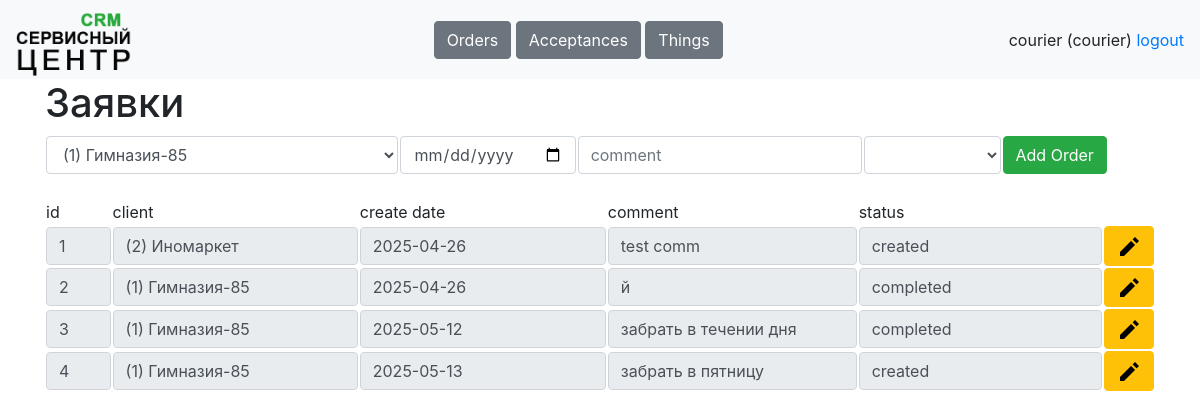
The app's page /tables/orders (signed in) with its own data.
### data/tables.py (models this page shows, shortened)
class Worker(db_session.SqlAlchemyBase, SerializerMixin, UserMixin):
    __tablename__ = 'workers'
    id = Column(sqlalchemy.Integer, primary_key=True, autoincrement=True)
    username = Column(sqlalchemy.String, nullable=True)
    name = Column(sqlalchemy.String, nullable=True)
    password = Column(sqlalchemy.String, nullable=True)
    role = Column(sqlalchemy.String, nullable=True)
    phone = Column(sqlalchemy.String, nullable=True)
    comment = Column(sqlalchemy.String, nullable=True)
    works = orm.relationship('Work', back_populates='worker')
    acceptances = orm.relationship('Acceptance', back_populates='worker')

class Order(db_session.SqlAlchemyBase, SerializerMixin):
    __tablename__ = 'orders'
    id = Column(sqlalchemy.Integer, primary_key=True, autoincrement=True)
    client_id = Column(sqlalchemy.Integer, sqlalchemy.ForeignKey('clients.id'))
    create_date = Column(sqlalchemy.Date, default=dt.date.today())
    comment = Column(sqlalchemy.String, nullable=True, default='')
    status = Column(sqlalchemy.String, nullable=True, default='created')
    client = orm.relationship('Client')
    acceptances = orm.relationship('Acceptance', back_populates='order')

class Client(db_session.SqlAlchemyBase, SerializerMixin):
    __tablename__ = 'clients'
    id = Column(sqlalchemy.Integer, primary_key=True, autoincrement=True)
    name = Column(sqlalchemy.String, nullable=True, default='')
    address = Column(sqlalchemy.String, nullable=True, default='')
    phone = Column(sqlalchemy.String, nullable=True, default='')
    comment = Column(sqlalchemy.String, nullable=True, default='')
    orders = orm.relationship('Order', back_populates='client')
    things = orm.relationship('Thing', back_populates='client')

### main.py (the view)
@app.route('/tables/<table>', methods=['POST', 'GET'])
@stuff.login_and_role_required(current_user, '/tables/')
def tables(table):
    if request.method == 'GET':
        return render_template(f'{table}.html', sort='id', reverse=0, user=current_user)
    elif request.method == 'POST':
        stuff.update_entry(table, request.form)
        return redirect(f'/tables/{table}')

### main.py (called while the page is built)
@login_manager.user_loader
def load_user(worker_id):
    worker = stuff.db_sess.get(Worker, worker_id)
    return worker

### stuff.py (called while the page is built)
def is_role_acceptable(role, page):
    return True

def login_and_role_required(current_user, page):
    def wrapper(f):
        @wraps(f)
        def decorated_function(*args, **kwargs):
            if current_user.is_authenticated:
                if is_role_acceptable(current_user.role, page):
                    return f(*args, **kwargs)
                return redirect('/dashboard')
            resp = redirect('/login')
            return resp
        return decorated_function
    return wrapper

def get_table(table, sort='id', reverse=0):
    if table == 'clients':
        return db_sess.query(Client)
    elif table == 'orders':
        return db_sess.query(Order)
    elif table == 'acceptances':
        return db_sess.query(Acceptance)
    elif table == 'things':
        return db_sess.query(Thing)
    elif table == 'works':
        return db_sess.query(Work)
    elif table == 'workers':
        return db_sess.query(Worker)

### templates/orders.html (shortened to what this page needs)
{% extends "base.html"%}
{% block content %}
<h1>Заявки</h1>
<form method="post">
    <table>
        <tr>
            <td><select class="form-control" name="client">
                {% for client in get_table('clients', sort=sort, reverse=reverse) %}
                <option value="{{client.id}}">({{client.id}}) {{client.name}}</option>
                {% endfor %}
            </select></td>
            <td><input class="form-control" type="date" name="date"></td>
            <td><input class="form-control" placeholder="comment" name="comment"></td>
            <td><select class="form-control" name="status">
                <option></option>
                <option value="created">создана</option>
            </select></td>
            <td width="10%"><button type="submit" class="btn btn-success">Add Order</button></td>
        </tr>
    </table>
</form><br>
<table>
    <tr>
        <td width="6%">id</td>
        <td>client</td>
        <td>create date</td>
        <td>comment</td>
        <td colspan="2">status</td>
    </tr>
    {% for item in get_table("orders", sort=sort, reverse=reverse) %}
    <tr>
        <td width="6%"><input class="form-control" value="{{item.id}}" readonly></td>
        <td><input class="form-control" value="({{item.client.id}}) {{item.client.name}}" readonly></td>
        <td><input class="form-control" value="{{item.create_date}}" readonly></td>
        <td><input class="form-control" value="{{item.comment}}" readonly></td>
        <td><input class="form-control" value="{{item.status}}" readonly></td>
        <td><a class="btn btn-warning" href="/tables/orders/{{item.id}}" role="button"><img src="/static/icons/edit.png"></a></td>
    </tr>
    {% endfor %}
</table>
{% endblock %}

### templates/base.html (shortened to what this page needs)
<!doctype html>
<html>
<head>
    <link rel="stylesheet"
          href="https://stackpath.bootstrapcdn.com/bootstrap/4.4.1/css/bootstrap.min.css"
>
    <link rel="stylesheet" href="static/css/style.css" />
</head>
<body>
<header>
    <nav class="navbar navbar-light bg-light">
        <a class="navbar-brand" style="height: 63px;" href="/dashboard"><img height="63px" src="/static/icons/logo.png"></a>
        <div>
            {% if user.role == "manager" %}
                <a class="btn btn-secondary" href="/tables/clients" role="button">Clients</a>
                <a class="btn btn-secondary" href="/tables/orders" role="button">Orders</a>
            {% elif user.role == "courier" %}
                <a class="btn btn-secondary" href="/tables/orders" role="button">Orders</a>
                <a class="btn btn-secondary" href="/tables/acceptances" role="button">Acceptances</a>
                <a class="btn btn-secondary" href="/tables/things" role="button">Things</a>
            {% elif user.role == "worker" %}
                <a class="btn btn-secondary" href="/tables/acceptances" role="button">Acceptances</a>
                <a class="btn btn-secondary" href="/tables/works" role="button">Works</a>
                <a class="btn btn-secondary" href="/tables/things" role="button">Things</a>
            {% endif %}
        </div>
        <div>
            <a>{{user.name}} ({{user.role}})</a>
            <a href="/logout">logout</a>
        </div>
    </nav>
</header>
<main role="main" class="container">
    {% block content %}{% endblock %}
</main>
</body>
</html>

### records on screen
Worker: name "courier", role "courier"
Order: id "1", client.id "(2) Иномаркет", create_date "2025-04-26", comment "test comm", status "created"
Order: id "2", client.id "(1) Гимназия-85", create_date "2025-04-26", comment "й", status "completed"
Order: id "3", client.id "(1) Гимназия-85", create_date "2025-05-12", comment "забрать в течении дня", status "completed"
Order: id "4", client.id "(1) Гимназия-85", create_date "2025-05-13", comment "забрать в пятницу", status "created"
